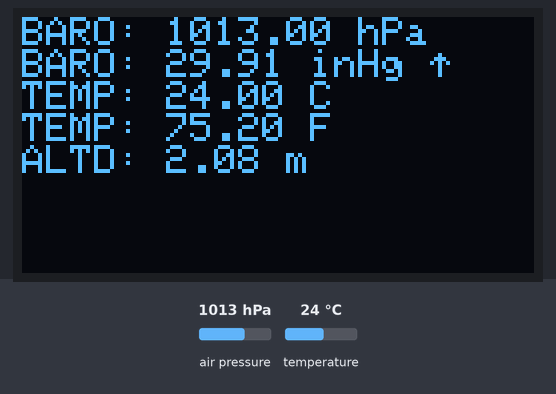
Simulated run of this sketch. Board: Arduino Uno, built with avr-gcc and run on an emulated ATmega328P. Parts: 128×64 one-colour display. The inputs (shaded band) are chosen by the test bench; at power-on: air pressure 1013 hPa, temperature 24 °C.

Above: at 7.3 s.
7.4 s: air pressure set to 952 hPa
At 8.7 s:
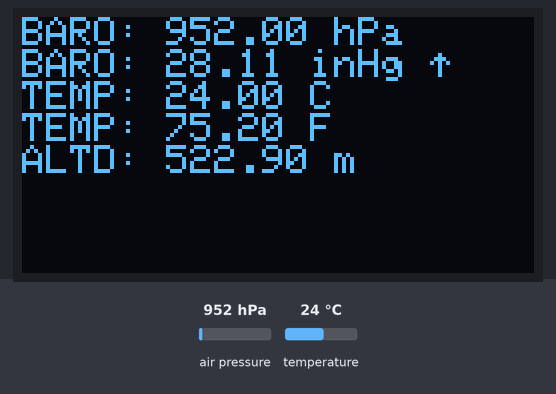
9.8 s: temperature set to 12 °C
At 11.2 s:
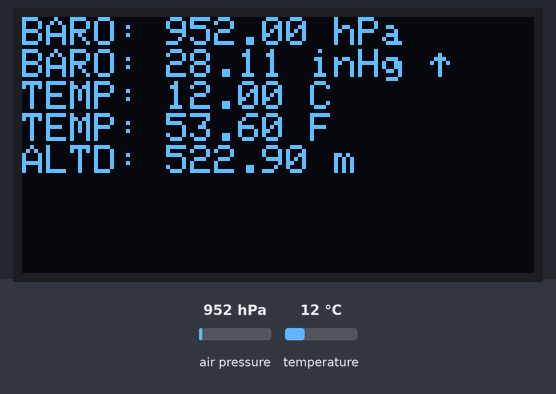
11.9 s: air pressure set to 975 hPa
At 13.7 s:
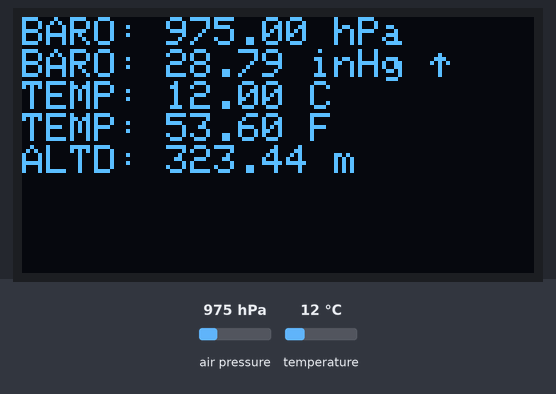
14.0 s: temperature set to 19 °C
At 15.2 s:
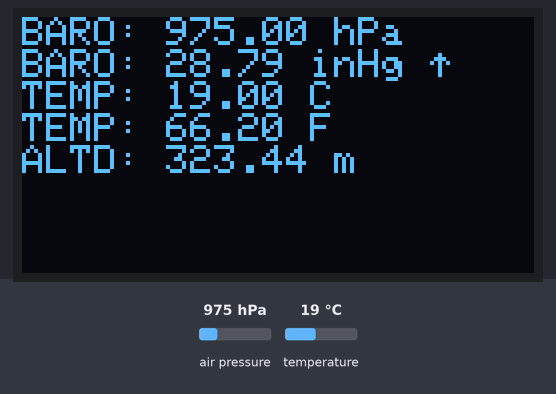
Timing chart, 0 to 17.0 s (numbered marks = the images above; inputs shaded):
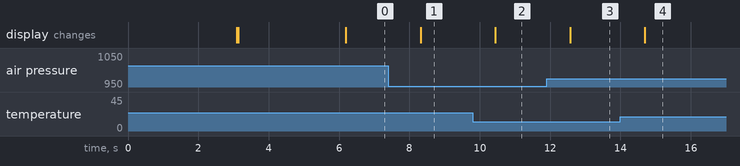

The sketch:

OLED_BMP085.ino
```cpp
/*********************************************************************
This combines the use fo Adafruit's Monochrome OLEDs based on SSD1306 drivers
with a Bosch BMP085/BMP180 sensor to display temperature, barometric pressure
and altitude a 128x64 OLED display using an SS1306 display driver.

I purchased everything from Limor's excellent Adafruit shop!
  ------> http://www.adafruit.com/category/63_98

Required hardware:
  -Arduino (I used Uno Rev3)
  -Bosch BMP085/BMP180 temp/baro sensor
  -SSD1306 128x64 OLED display

   History
   =======
   2013/JUN/17  - Updated altitude calculations (KTOWN)
   2013/FEB/13  - First version (KTOWN)
   2014/JAN/18  - Unique ID= 10085 (brycej)

*********************************************************************/
#include <Wire.h>
#include <Adafruit_GFX.h>        /* OLED/LCD Gisplay grapshics library */
#include <Adafruit_SSD1306.h>    /* OLED Graphics display              */
#include <Adafruit_Sensor.h>     /* Adafruit's Sensor incl. BMP085/180 */
#include <Adafruit_BMP085_U.h>   /* Adafruit's Sensor incl. BMP085/180 */

/* The BMP085/BMP180 uses the Adafruit unified sensor library (Adafruit_Sensor),
   which provides a common 'type' for sensor data and some helper functions.

   To use this driver you need to download the Adafruit_Sensor
   library and include it in your libraries folder. Reference
   Adafruit's tutorial on how to install libraries if you are not familiar.

   If you have multiple I2C sensors you should also assign a unique ID(I2C)
   to this sensor for use with the Adafruit Sensor API so that you can identify
   this particular sensor in any data logs, etc.  To assign a unique ID, simply
   provide an appropriate value in the constructor below (10085
   is used in this example).

   Connections for the Bosch BMP085/ BMP180 Sensor
   ===========
   Connect Sensor_SDA to analog 4
   Connect Sensor_SCL to analog 5
   Connect Sensor_VDD to 3.3V DC (5V tolerant)
   Connect Sensor_GROUND to common ground
*/
Adafruit_BMP085_Unified bmp = Adafruit_BMP085_Unified(10085);

/*
   To use this OLED driver you will need to download the Adafruit
   OLED library and include it in your libraries folder. I used Adafruit's
   128x64 OLED. It uses the SSD1306 driver and this sketch uses an SPI
   interface to the OLED for a speedy refresh!

   Connections for the Adafruit 128x64 SPI OLED
   ===========
   Connect OLED_MOSI(DATA) 9
   Connect OLED_CLS(Clock) 10
   Connect OLED_DC(SAO) 11
   Connect OLED_RESET 13
   Connect OLED_CS 12
   Connect OLED_VDD(Vin) to 3.3V DC (5V tolerant)
   Connect OLED_GROUND to common ground


*/

#define OLED_DC 11
#define OLED_CS 12
#define OLED_CLK 10
#define OLED_MOSI 9
#define OLED_RESET 13
Adafruit_SSD1306 display(OLED_MOSI, OLED_CLK, OLED_DC, OLED_RESET, OLED_CS);

/* Check to make sure the OLED display is 128x64 in size, if not stop!  */
#if (SSD1306_LCDHEIGHT != 64)
#error("Height incorrect, please fix Adafruit_SSD1306.h!");
#endif


/**************************************************************************/
/*
    Displays some basic information on this sensor from the unified
    sensor API sensor_t type (see Adafruit_Sensor for more information)
*/
/**************************************************************************/
void displaySensorDetails(void)
{
  sensor_t sensor;
  bmp.getSensor(&sensor);
  display.clearDisplay();   // clears the screen and buffer
  display.setTextSize(1);
  display.setTextColor(WHITE);
  display.setCursor(0,0);
  display.println("--------------------");
  display.print  ("Sensor: "); display.println(sensor.name);
  display.print  ("Drv. Ver: "); display.println(sensor.version);
  display.print  ("Unique ID: "); display.println(sensor.sensor_id);
  display.print  ("Max Val.:"); display.print(sensor.max_value); display.println(" hPa");
  display.print  ("Min Val.:"); display.print(sensor.min_value); display.println(" hPa");
  display.print  ("Res.: "); display.print(sensor.resolution); display.println(" hPa");
  display.println("--------------------");
  display.println("");
  display.display();
  delay(3000);
  display.clearDisplay();   // cleanup the display before leaving
  display.display();
}


/**************************************************************************/
/*
    Arduino setup function (automatically called at startup)
*/
/**************************************************************************/
void setup(void)
{
  Serial.begin(9600);

  /* by default, we'll generate the high voltage from the 3.3v line internally! (neat!) */
  display.begin(SSD1306_SWITCHCAPVCC);
  // init done

  /* Set up the OLED display initialization characteristics. */
  display.setCursor(0,0);
  display.setTextSize(1);
  display.setTextColor(WHITE);

  /* Display basic information on this temp/barometer sensor */
  displaySensorDetails();

  /* Initialise the sensor */
  if(!bmp.begin())
  {
    /* There was a problem detecting the BMP085 ... check your connections */
    display.setCursor(0,0);
    display.println("Ooops, No BMP085 detected....Check your wiring or I2C ADDR!");
    display.display();
    while(1);
  }
  /* Inform user setting up sensor. */
  display.setCursor(0,0);
  display.println(" ");
  display.println("Setting Up Bosch");
  display.println("BMP085/BMP180 Sensor");
  display.println("  ....brycej");
  display.display();
  delay(3000);


}

/**************************************************************************/
/*
    Arduino loop function, called once 'setup' is complete (your own code
    should go here)
*/
/**************************************************************************/
void loop(void)
{
  /* Get a new sensor event */
  sensors_event_t event;
  bmp.getEvent(&event);
  display.clearDisplay();
  display.setTextSize(1);
  display.setTextColor(WHITE);

  /* Display the results (barometric pressure is measure in hPa) */
  if (event.pressure)
  {


    // Now send the same data to the display

    display.setCursor(0,0);
    display.print("BARO: ");
    display.print(event.pressure);
    display.println(" hPa");
    //display.display();

     /* Display atmospheric pressue in inHg */
    float PRESSURE_HG;
    /* Convert HPa to inches Mercury       */
    PRESSURE_HG= (event.pressure * 0.02952998751);
    display.print("BARO: ");
    display.print(PRESSURE_HG);
    display.print(" inHg ");
    /* Decimal 94 is an up arrown          */
    display.write(24);
    /* Decimal 118 is a down arrow         */
    // Serial.write(118);
    display.println();
    //display.display();

    // Display temperature in Celsius
    // bmp.getTemperature(&temperature);

    /* First we get the current temperature from the BMP085 */
    // Print Temperature in Celsius
    float temperature;
    bmp.getTemperature(&temperature);
    display.print("TEMP: ");            // Printing temp in Celsius
    display.print(temperature);
    display.println(" C");
    //display.display();

   /* Now lets convert to Farenheit and Dispaly */
    // Print Temperature in Farenheit
    // Serial.print("Temperature: ");
    // Serial.print(temperature);
    // Serial.println(" C");

    /* Display temperature in Farenheit */
    float farenheit;
    farenheit = (temperature * 1.8) +32;
    display.print("TEMP: ");
    display.print(farenheit);
    display.println(" F");
    //display.display();

    /* Then convert the atmospheric pressure, SLP and temp to altitude    */
    /* Update this next line with the current SLP for better results      */
    float seaLevelPressure = SENSORS_PRESSURE_SEALEVELHPA;
    display.print("ALTD: ");
    display.print(bmp.pressureToAltitude(seaLevelPressure,
                                        event.pressure,
                                        temperature));
    display.println(" m");
    display.display();

    // display.clearDisplay();
  }
  else
  {
    display.println("Sensor error");
  }
  delay(1000);
}
```

Measured:
- after the input at 7.4 s, the display: changes after 0.92 s (image 1)
- after the input at 9.8 s, the display: changes after 0.64 s (image 2)
- after the input at 11.9 s, the display: changes after 0.67 s (image 3)
- after the input at 14.0 s, the display: changes after 0.69 s (image 4)
